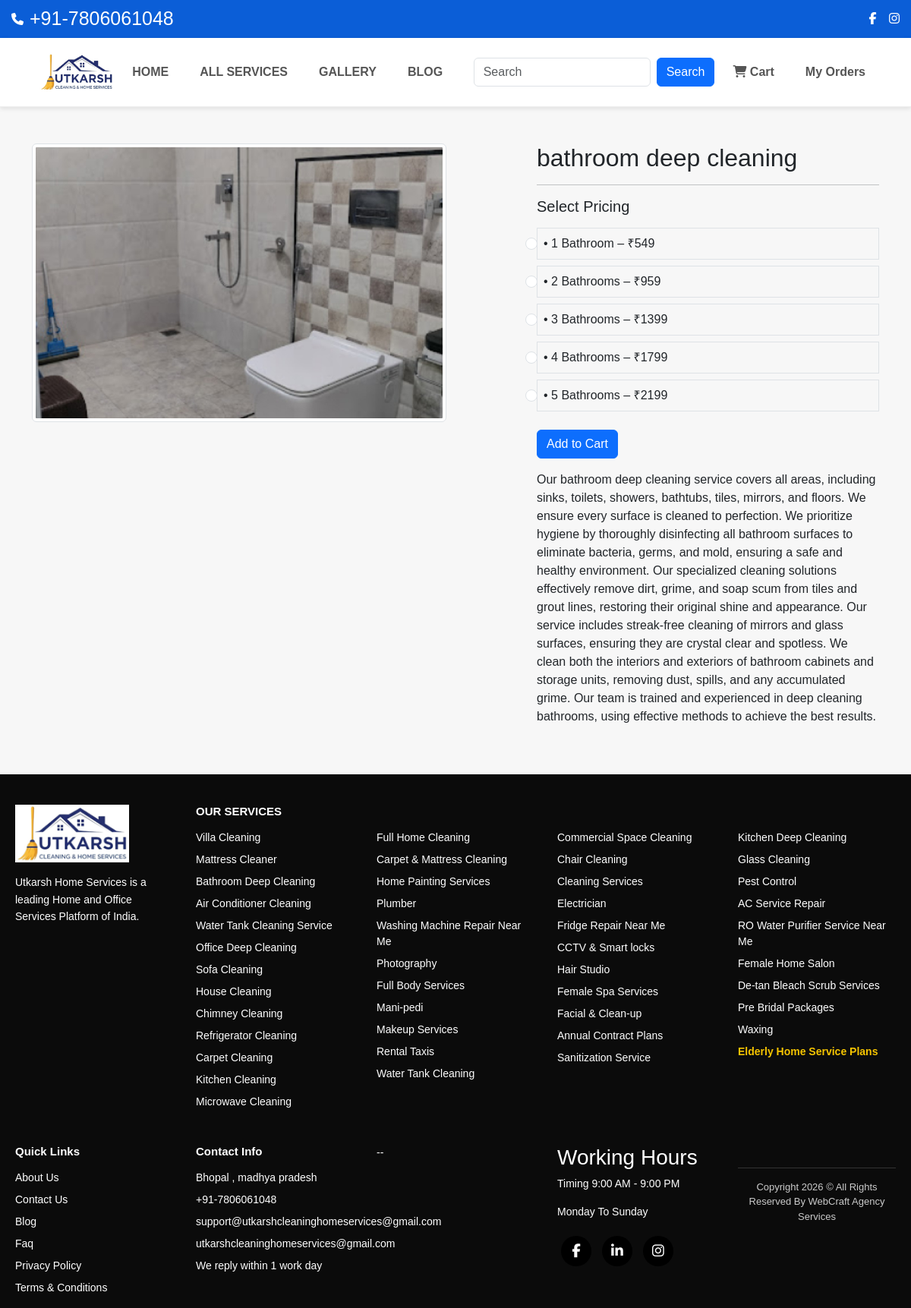
Screenshot of /product-detail/2 with the database file from the repository.
### app/models.py (models this page shows, shortened)
class Product(models.Model):
    title = models.CharField(max_length=100)
    selling_price = models.FloatField(null=True, blank=True)
    discounted_price = models.FloatField(null=True, blank=True)
    description = models.TextField(blank=True)
    category = models.CharField(choices=CATEGORY_CHOICES, max_length=3)
    product_image = models.ImageField(upload_to='productimg', blank=True, null=True)
    is_service = models.BooleanField(default=False)

class ServicePrice(models.Model):
    product = models.ForeignKey(
        Product,
        on_delete=models.CASCADE,
        related_name='prices'
    )
    option = models.CharField(max_length=100)
    price = models.PositiveIntegerField()

### app/views.py (the view)
# urls.py: path('product-detail/<int:pk>', views.ProductDetailView.as_view(), name='product-detail'),
class ProductDetailView(View):
 def get(self, request, pk):
  product = get_object_or_404(Product, pk=pk)
  item_already_in_cart = False
  if request.session.session_key:
    item_already_in_cart = Cart.objects.filter(
        product=product,
        session_key=request.session.session_key
    ).exists()
  return render(request, 'app/productdetail.html', {
      'product': product,
      'item_already_in_cart': item_already_in_cart
  })

### app/context_processors.py (called while the page is built)
def cart_count(request):
    if request.session.session_key:
        count = Cart.objects.filter(
            session_key=request.session.session_key
        ).count()
    else:
        count = 0
    return {
        'totalitem': count
    }

### app/templates/app/productdetail.html (shortened to what this page needs)
{% extends 'app/base.html' %}
{% load static %}
{% block main-content %}
<div class="container my-5">
  <div class="row">
    <div class="col-sm-6 text-center">
      {% if product.product_image %}
        <img src="{{ product.product_image.url }}" class="img-fluid img-thumbnail">
      {% endif %}
    </div>
    <div class="col-sm-5 offset-sm-1">
      <h2>{{ product.title }}</h2>
      <hr>
      <form action="{% url 'add_to_cart' %}" method="get">
        {% if product.is_service %}
          <h5 class="mb-3">Select Pricing</h5>
          {% for p in product.prices.all %}
            <div class="form-check border p-2 mb-2">
              <input class="form-check-input"
                     type="radio"
                     name="price_id"
                     value="{{ p.id }}"
                     required>
              {{ p.option }} – ₹{{ p.price }}
            </div>
          {% endfor %}
        {% endif %}
        <button class="btn btn-primary mt-3">
          Add to Cart
        </button>
        <p class="mt-3">{{ product.description }}</p>
      </form>
    </div>
  </div>
</div>
{% endblock %}

### app/static/app/css/style.css (style rules this page uses)
body { margin:0; font-family: Arial, sans-serif; background:#f5f5f5; }
* { margin:0; padding:0; box-sizing:border-box; font-family:'Poppins',sans-serif }
body { background:#e7ede8 }
* { margin: 0; padding: 0; box-sizing: border-box; font-family: Arial, sans-serif; }
body { background: #f7f7f7; }

### rows the page displays
Product: product_image (picture), title "bathroom deep cleaning", description "Our bathroom deep cleaning service covers all areas, including sinks, toilets, showers, bathtubs, tiles, mirrors, and floors. We ensure every surface is cleaned to perfection. We prioritize hygiene by thoroughly disinfecting all bathroom surfaces to eliminate bacteria, germs, and mold, ensuring a safe and healthy environment. Our specialized cleaning solutions effectively remove dirt, grime, and soap scum from tiles and grout lines, restoring their original shine and appearance. Our service includes streak-free cleaning of mirrors and glass surfaces, ensuring they are crystal clear and spotless. We clean both the interiors and exteriors of bathroom cabinets and storage units, removing dust,…"
ServicePrice: option "• 1 Bathroom", price "549"
ServicePrice: option "• 2 Bathrooms", price "959"
ServicePrice: option "• 3 Bathrooms", price "1399"
ServicePrice: option "• 4 Bathrooms", price "1799"
ServicePrice: option "• 5 Bathrooms", price "2199"
